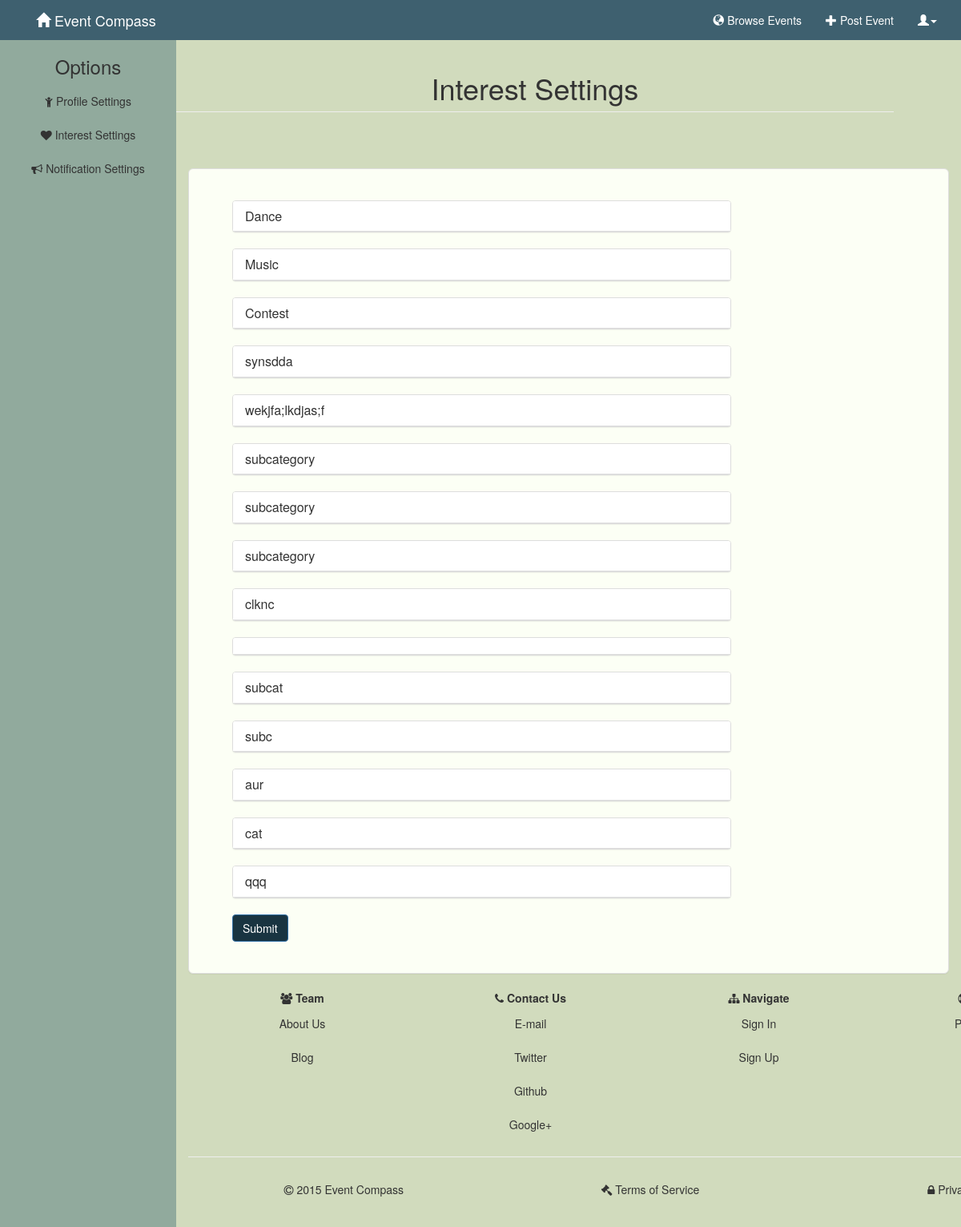
Screenshot of /interest_settings_form.php (signed in) with the database file from the repository.
### tables this page shows
CREATE TABLE IF NOT EXISTS `category` (
  `Cat_id` int(11) unsigned NOT NULL AUTO_INCREMENT,
  `Cat_name` varchar(25) NOT NULL,
  PRIMARY KEY (`Cat_id`)
);

### interest_settings_form.php (the view, shortened to what this page needs)
<?php require_once("includes/base_main_settings.php") ?>
<?php
    $username = $_SESSION['currentuser'];
?>
<div id="main" class="row">
    <div class="row">
        <div class="col-lg-11">
            <h1 class="page-header text-center">Interest Settings</h1>
        </div>
    </div>
    <form role="form" action="interest_settings_form.php?user=<?php echo $username;?>" method="post">
        <div class="col-md-12">
            <div class="well-lg panel panel-default" id="toggable_box">
                <div class="panel-body">
                    <div role="tabpanel">
                        <div class="col-md-9 col-sm-6 col-xs-9 personal-info">
                        <?php
                            $q_cat=mysql_query("SELECT * FROM Category");
                            for($i = 0; $i < mysql_num_rows($q_cat); $i++)
                            {
                                $Cat_name=mysql_result($q_cat,$i,'Cat_name');
                        ?>
                                <div class="panel panel-default">
                                    <div class="panel-heading">
                                        <h4 class="panel-title">
                                            <a class="accordion-toggle" data-toggle="collapse" data-parent="#accordion" href="#collapseP<?php echo $i+1 ?>"><?php echo $Cat_name ?></a>
                                        </h4>
                                    </div>
                            </div>
                        <?php } ?>
                            <button type="submit" class="btn btn-primary" name="submit" value="submit">Submit</button>
        </div>
</div>
</div>
</div>
</div>
<?php require_once("includes/footer.php") ?>

### css/round-about.css (style rules this page uses)
body { padding-top: 70px; background-color: #D1DBBD; }

### css/fixed_sidebar.css (style rules this page uses)
body,html,.row-offcanvas { height:100%; }
body { padding-top: 50px; }
#main { height:100%; overflow:auto; }

### rows the page displays
category: Cat_name "Dance"
category: Cat_name "Music"
category: Cat_name "Contest"
category: Cat_name "synsdda"
category: Cat_name "wekjfa;lkdjas;f"
category: Cat_name "subcategory"
category: Cat_name "subcategory"
category: Cat_name "subcategory"
category: Cat_name "clknc"
category: Cat_name "subcat"
category: Cat_name "subc"
category: Cat_name "aur"
category: Cat_name "cat"
category: Cat_name "qqq"
